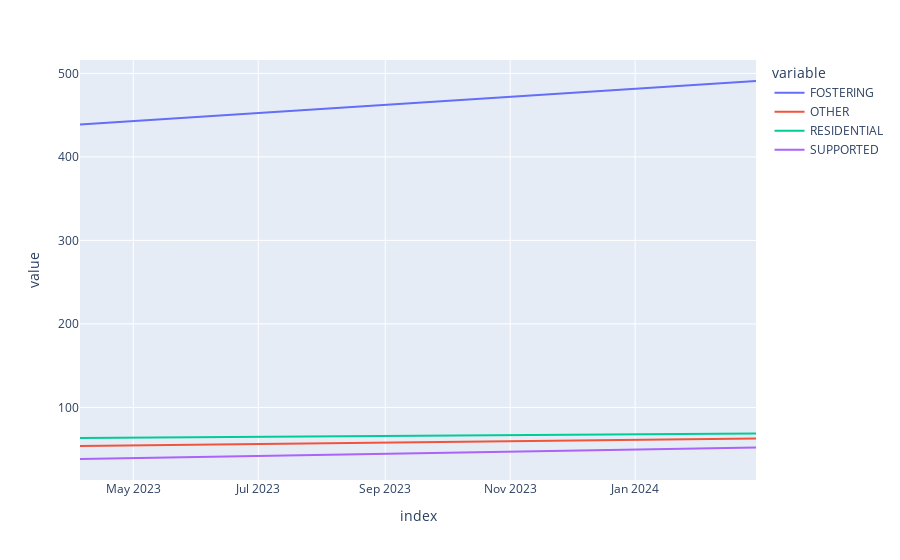

Notebook source saved alongside this figure:
### Code cell
predictor = ModelPredictor(population=stock, transition_numbers=daily_entrants)
forecast = predictor.predict(steps=12, step_days=30)
forecast.columns = pd.MultiIndex.from_tuples(forecast.columns)
forecast = forecast.fillna(0).groupby(level=1, axis=1).sum()

fig = forecast.plot()
fig.show()

### Figure 1 — Plotly figure (JSON) as saved in the notebook; plotly's stock layout.template omitted (floating-point values rounded to 4 significant figures)
{"data": [{"hovertemplate": "variable=FOSTERING<br>index=%{x}<br>value=%{y}<extra></extra>", "legendgroup": "FOSTERING", "line": {"color": "#636efa", "dash": "solid"}, "marker": {"symbol": "circle"}, "mode": "lines", "name": "FOSTERING", "orientation": "v", "showlegend": true, "type": "scatter", "x": ["2023-04-05", "2023-05-05", "2023-06-04", "2023-07-04", "2023-08-03", "2023-09-02", "2023-10-02", "2023-11-01", "2023-12-01", "2023-12-31", "2024-01-30", "2024-02-29"], "xaxis": "x", "y": [438.7, 443.5, 448.2, 453.0, 457.7, 462.4, 467.2, 471.9, 476.7, 481.4, 486.1, 490.9], "yaxis": "y"}, {"hovertemplate": "variable=OTHER<br>index=%{x}<br>value=%{y}<extra></extra>", "legendgroup": "OTHER", "line": {"color": "#EF553B", "dash": "solid"}, "marker": {"symbol": "circle"}, "mode": "lines", "name": "OTHER", "orientation": "v", "showlegend": true, "type": "scatter", "x": ["2023-04-05", "2023-05-05", "2023-06-04", "2023-07-04", "2023-08-03", "2023-09-02", "2023-10-02", "2023-11-01", "2023-12-01", "2023-12-31", "2024-01-30", "2024-02-29"], "xaxis": "x", "y": [53.82, 54.64, 55.47, 56.29, 57.11, 57.93, 58.75, 59.58, 60.4, 61.22, 62.04, 62.86], "yaxis": "y"}, {"hovertemplate": "variable=RESIDENTIAL<br>index=%{x}<br>value=%{y}<extra></extra>", "legendgroup": "RESIDENTIAL", "line": {"color": "#00cc96", "dash": "solid"}, "marker": {"symbol": "circle"}, "mode": "lines", "name": "RESIDENTIAL", "orientation": "v", "showlegend": true, "type": "scatter", "x": ["2023-04-05", "2023-05-05", "2023-06-04", "2023-07-04", "2023-08-03", "2023-09-02", "2023-10-02", "2023-11-01", "2023-12-01", "2023-12-31", "2024-01-30", "2024-02-29"], "xaxis": "x", "y": [63.49, 63.99, 64.48, 64.97, 65.47, 65.96, 66.45, 66.95, 67.44, 67.93, 68.42, 68.92], "yaxis": "y"}, {"hovertemplate": "variable=SUPPORTED<br>index=%{x}<br>value=%{y}<extra></extra>", "legendgroup": "SUPPORTED", "line": {"color": "#ab63fa", "dash": "solid"}, "marker": {"symbol": "circle"}, "mode": "lines", "name": "SUPPORTED", "orientation": "v", "showlegend": true, "type": "scatter", "x": ["2023-04-05", "2023-05-05", "2023-06-04", "2023-07-04", "2023-08-03", "2023-09-02", "2023-10-02", "2023-11-01", "2023-12-01", "2023-12-31", "2024-01-30", "2024-02-29"], "xaxis": "x", "y": [38.25, 39.49, 40.74, 41.99, 43.23, 44.48, 45.73, 46.97, 48.22, 49.47, 50.71, 51.96], "yaxis": "y"}], "layout": {"autosize": true, "legend": {"title": {"text": "variable"}, "tracegroupgap": 0}, "margin": {"t": 60}, "xaxis": {"anchor": "y", "autorange": true, "domain": [0, 1], "range": ["2023-04-05", "2024-02-29"], "title": {"text": "index"}, "type": "date"}, "yaxis": {"anchor": "x", "autorange": true, "domain": [0, 1], "range": [13.1, 516.0], "title": {"text": "value"}, "type": "linear"}}}
